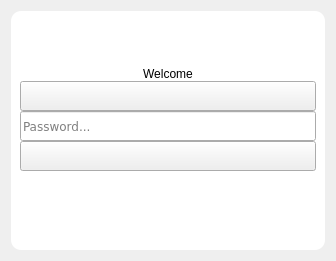
<?xml version="1.0" encoding="UTF-8"?>
<ui version="4.0">
 <class>LoginForm</class>
 <widget class="QWidget" name="LoginForm">
  <property name="geometry">
   <rect>
    <x>0</x>
    <y>0</y>
    <width>336</width>
    <height>261</height>
   </rect>
  </property>
  <property name="font">
   <font>
    <family>Andale Mono</family>
    <pointsize>12</pointsize>
   </font>
  </property>
  <property name="windowTitle">
   <string>LoginForm</string>
  </property>
  <property name="styleSheet">
   <string notr="true">#hostnameLabel {
	color: white;
}

#formFrame { 
    background-color: palette(base);
    border-radius: 10px;
}

QComboBox::drop-down {
    border: none;
    width: 24px;
    text-align: center;

}

QComboBox::down-arrow {
    image: url(:/resources/dropdown.svg);
}
</string>
  </property>
  <layout class="QVBoxLayout" name="verticalLayout">
   <item>
    <widget class="QFrame" name="formFrame">
     <property name="sizePolicy">
      <sizepolicy hsizetype="Preferred" vsizetype="MinimumExpanding">
       <horstretch>0</horstretch>
       <verstretch>0</verstretch>
      </sizepolicy>
     </property>
     <layout class="QGridLayout" name="gridLayout">
      <property name="bottomMargin">
       <number>25</number>
      </property>
      <property name="verticalSpacing">
       <number>8</number>
      </property>
      <item row="4" column="0">
       <layout class="QVBoxLayout" name="vLayout">
        <property name="bottomMargin">
         <number>6</number>
        </property>
        <item>
         <widget class="QLabel" name="label">
          <property name="sizePolicy">
           <sizepolicy hsizetype="Preferred" vsizetype="Fixed">
            <horstretch>0</horstretch>
            <verstretch>0</verstretch>
           </sizepolicy>
          </property>
          <property name="text">
           <string>Welcome</string>
          </property>
          <property name="alignment">
           <set>Qt::AlignCenter</set>
          </property>
         </widget>
        </item>
        <item>
         <widget class="QComboBox" name="userBox">
          <property name="maximumSize">
           <size>
            <width>300</width>
            <height>30</height>
           </size>
          </property>
         </widget>
        </item>
        <item>
         <widget class="QLineEdit" name="passwordInput">
          <property name="sizePolicy">
           <sizepolicy hsizetype="Preferred" vsizetype="Fixed">
            <horstretch>0</horstretch>
            <verstretch>0</verstretch>
           </sizepolicy>
          </property>
          <property name="minimumSize">
           <size>
            <width>0</width>
            <height>0</height>
           </size>
          </property>
          <property name="maximumSize">
           <size>
            <width>300</width>
            <height>30</height>
           </size>
          </property>
          <property name="font">
           <font>
            <family>Bitstream Vera Sans</family>
            <weight>50</weight>
            <bold>false</bold>
           </font>
          </property>
          <property name="text">
           <string/>
          </property>
          <property name="echoMode">
           <enum>QLineEdit::Password</enum>
          </property>
          <property name="alignment">
           <set>Qt::AlignLeading|Qt::AlignLeft|Qt::AlignVCenter</set>
          </property>
          <property name="placeholderText">
           <string>Password...</string>
          </property>
          <property name="margin" stdset="0">
           <number>0</number>
          </property>
          <property name="indent" stdset="0">
           <number>10</number>
          </property>
         </widget>
        </item>
        <item>
         <widget class="QComboBox" name="sessionCombo">
          <property name="maximumSize">
           <size>
            <width>300</width>
            <height>30</height>
           </size>
          </property>
         </widget>
        </item>
       </layout>
      </item>
     </layout>
    </widget>
   </item>
  </layout>
 </widget>
 <resources>
  <include location="../../lightdm-qt5-greeter/lightdm-qt5-greeter.qrc"/>
 </resources>
 <connections/>
</ui>
